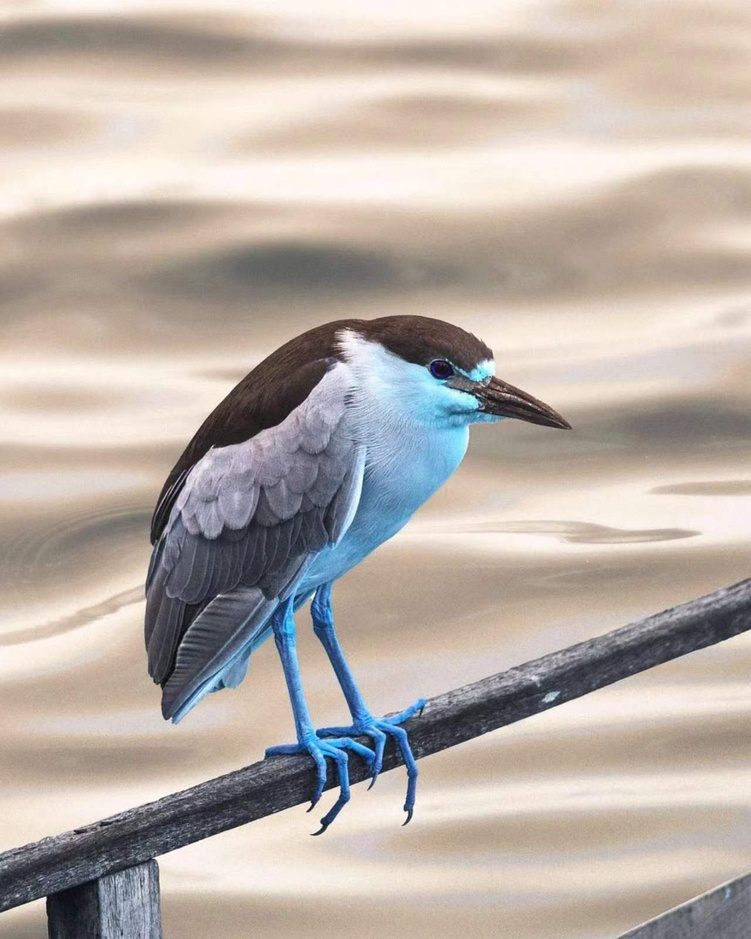
#> input picture OpenCV图像处理/gao.jpeg, 751 x 939 px, shrunk from 1280 x 1600 before the run
$ python '4.直方图.py'
#> lines starting #> are read from the running program, lines starting #| are printed output that depends on the picture
import numpy as np
import cv2 as cv
import matplotlib.pyplot as plt

"""绘制直方图"""
img = cv.imread("gao.jpeg", 0)
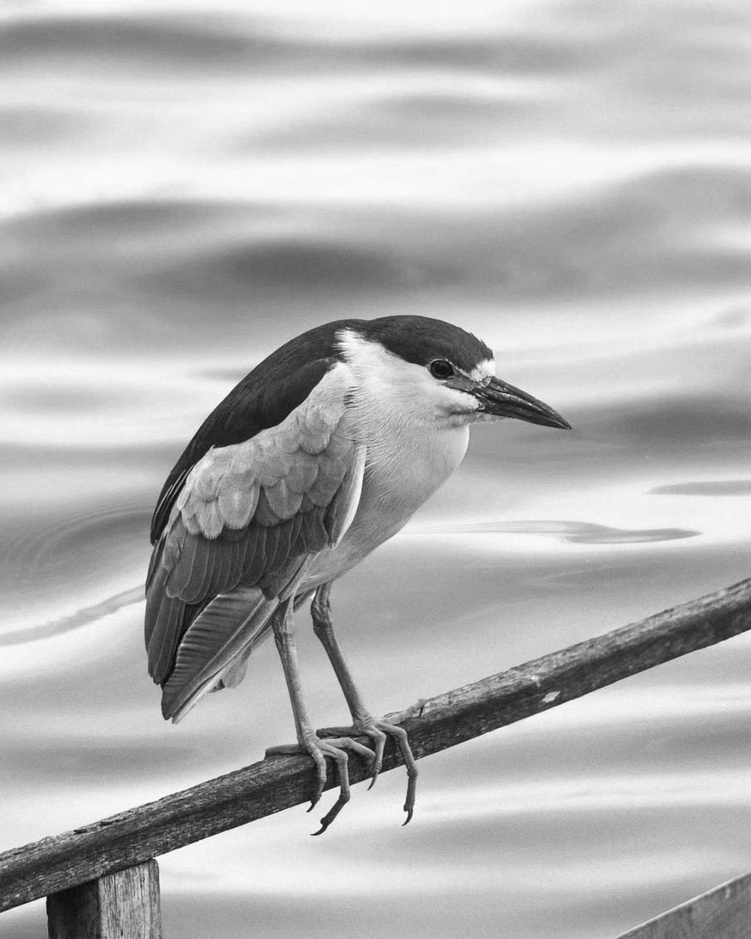
#> img: shape (939, 751); min 5, max 254, mean 177.7
# [4 lines of commented-out code are left out]

"""掩膜的应用"""
# [7 lines of commented-out code are left out]

"""直方图均衡化"""
# dst = cv.equalizeHist(img)
# plt.imshow(dst,plt.cm.gray)
# plt.show()

"""自适应直方图均衡化"""
cl = cv.createCLAHE(2.0,(8,8))
clahe= cl.apply(img)
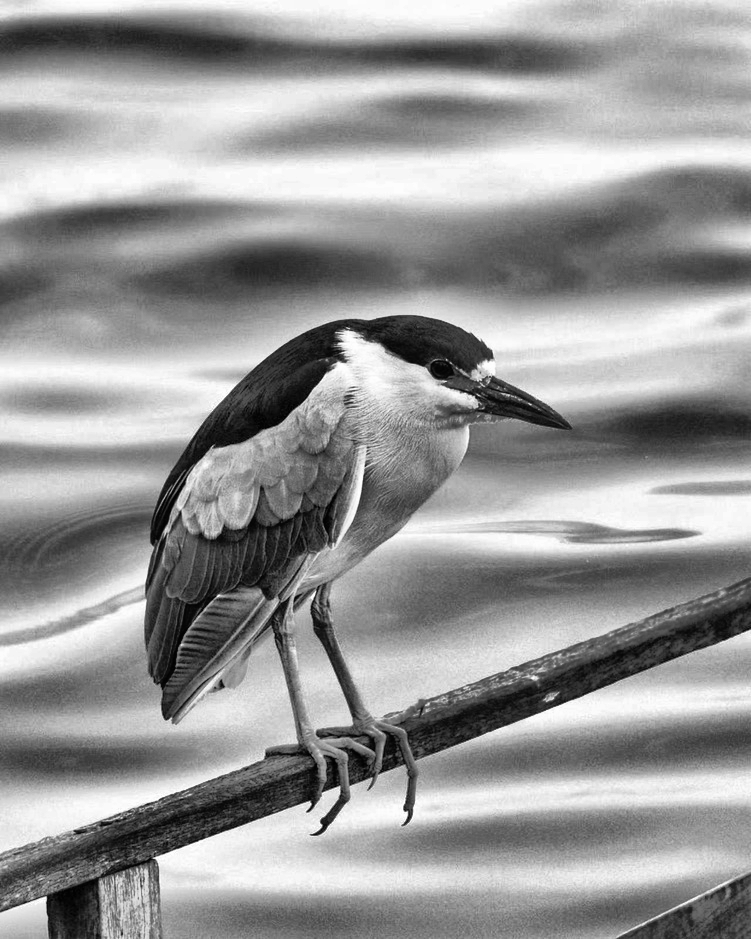
#> clahe: shape (939, 751); min 1, max 255, mean 152.1
plt.imshow(clahe,cmap=plt.cm.gray)
plt.show()

$ run again, with OpenCV图像处理/bird.jpeg copied over OpenCV图像处理/gao.jpeg
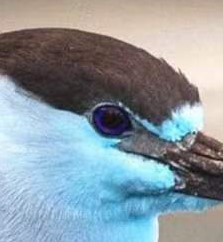
#> input picture OpenCV图像处理/bird.jpeg, 223 x 242 px
#> `img = cv.imread("gao.jpeg", 0)`:
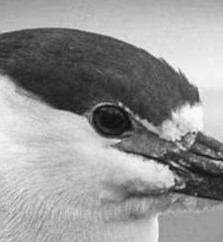
#> img: shape (242, 223); min 10, max 255, mean 150.1
#> `clahe= cl.apply(img)`:
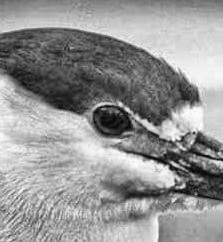
#> clahe: shape (242, 223); min 4, max 255, mean 148.4
